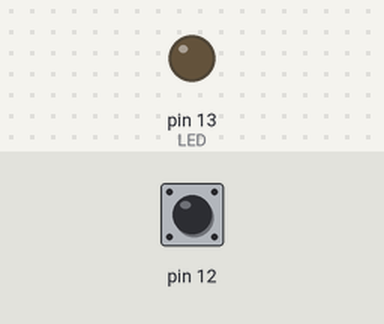
Bench run of a sketch on a simulated Arduino Uno, built with avr-gcc and run on an emulated ATmega328P. Parts: output pins drawn as LEDs (lit = HIGH). Inputs (shaded band) come from the test bench; at power-on: pin 12 HIGH.

Above: at 1.2 s.
1.3 s: pin 12 pulled LOW for 0.15 s
At 1.37 s:
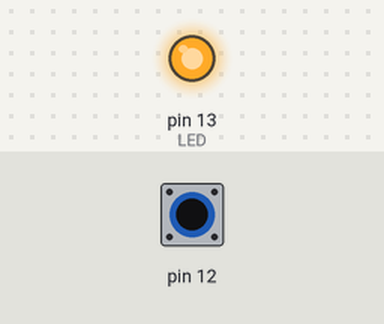
2.9 s: pin 12 pulled LOW for 3.2 s
At 6.5 s:
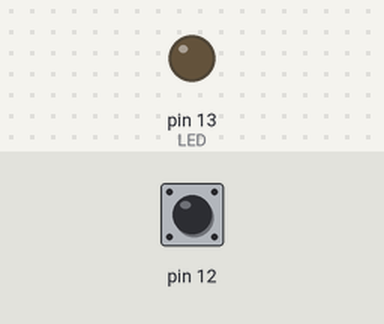
Timing chart, 0 to 8.0 s (numbered marks = the images above; inputs shaded):
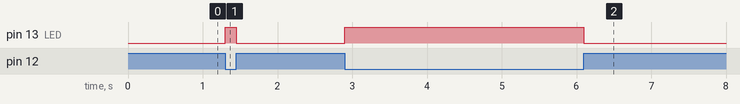

Measured:
- after the input at 1.3 s, pin 13 (LED): LOW → HIGH at once, → LOW 0.15 s later
- after the input at 2.9 s, pin 13 (LED): LOW → HIGH at once, → LOW 3.2 s later

The sketch:

jumpercable.ino
```cpp
void setup() {
  pinMode (13, OUTPUT);           //13번 핀에 연결된 LED 사용
  pinMode (12, INPUT);            //12번 핀 입력 선언
  digitalWrite (12, HIGH);        //12번 핀 내부 풀업 저항 활성화

}

void loop() {
  int sw_input = digitalRead(12);  //12 번 입력값 sw_input 변수에 저장

  if(sw_input == LOW)              //점퍼 케이블을 서로 연결하면,
  {
    digitalWrite(13, HIGH);         //LED켜짐
  }
  else                              //점퍼 케이블을 연결하지 않으면
  {
    digitalWrite(13, LOW);          //LED꺼짐
  }

}
```
